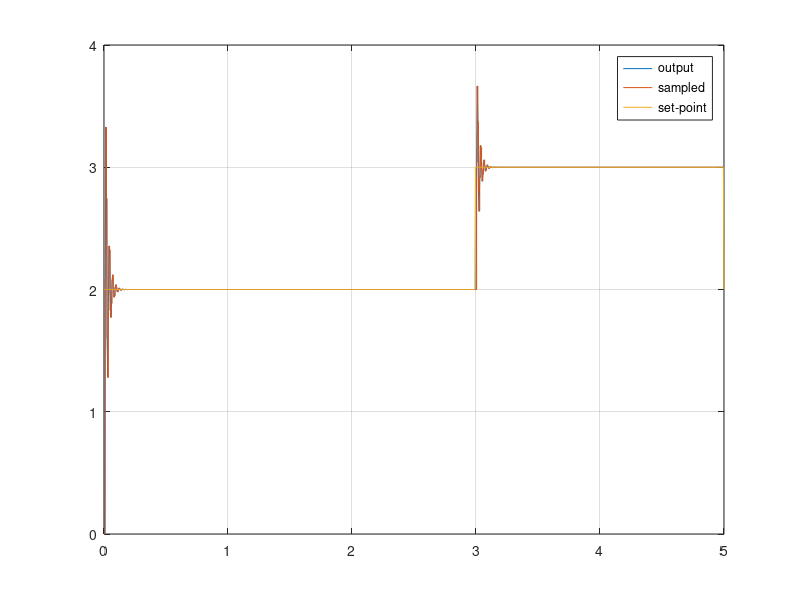
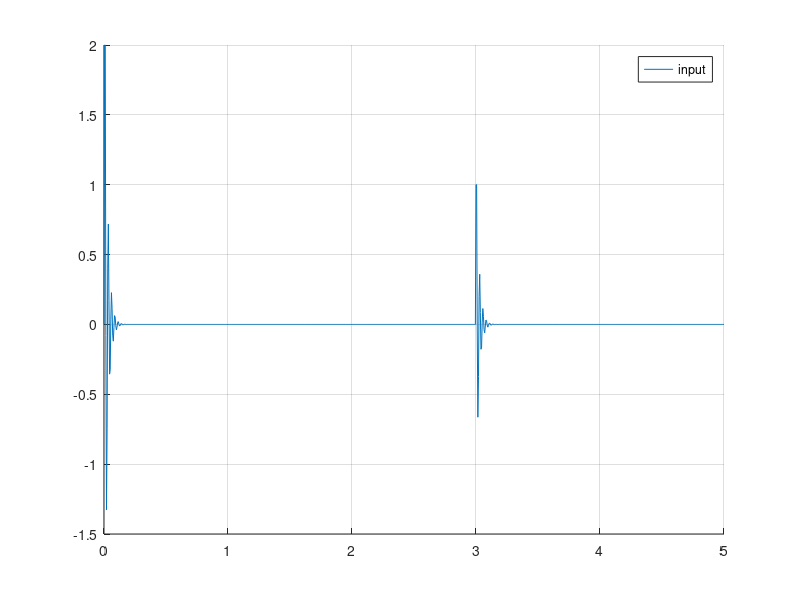

The MATLAB script that drew these images, in order:
clear all;

%% Parámetros de Simulación
Ts = 0.005;
Tf = 5;
Nsim = Tf/Ts;
t = 0:Ts:Tf;

%% Señal de Entrada - Set Point
r_sp = 2*ones(size(t));

%% Modelo en Espacio de Estados MagLev
R = 100e3;
C = 100e-6;

num = 1/(R*C);
den = [1 1/(R*C)];
[A, B, C, D] = tf2ss(num,den);
sys_ss = ss(A, B, C, D);

[SS_disc] = c2d(sys_ss, Ts);

%% Tamaño vectores Espacio de Estados
nx = length(sys_ss.A);

%% Asignación de Polos
pole1 = -0.2+j;
pole2 = -0.2-j;
p = [pole1 pole2];

%% Determinacion de la matriz K - caso en donde existe integrador
%%[K, prec] = place(SS_disc.A, SS_disc.B, p);

%% Determinación de la matriz K - caso en donde no existe integrador 
% Servosistema tipo 1 planta sin integrador
A_hat = [SS_disc.A zeros(nx, 1); -SS_disc.C 0];
B_hat = [SS_disc.B; 0];
p_new = p;
%K_hat = place(A_hat, B_hat, p_new);
K_hat = place(A_hat,B_hat, p);
K_new = K_hat(1:nx);
ki = K_hat(end);

%% Variables Iniciales
x0 = zeros(1, nx)';
x = ones(nx, Nsim + 1) .* x0;

% Salidas del simulador
yOut  = SS_disc.C*x0; 
tOut = 0;
uOut = 0;
dt = linspace(0, Ts, 10)';
integral_error = zeros(1, Nsim);
e = zeros(1, Nsim);
q = zeros(1, Nsim);
y_feedback = SS_disc.C*x0;

%% Representa el tiempo real, cuanto tiempo está corriendo el
% microcontrolador, el tiempo entre interrupciones el tiempo de muestreo
for k = 1:Nsim
    
    if k >= 3/Ts
        r_sp(k) = 3;
    end
    % Microcontrolador %
    e(k) = r_sp(k) - y_feedback;

    % Sin integrador  
%     u(k) = - K*x(:, k);

    % Con integrador, sin referencia
%     e(k) = y_feedback;
%     u(k) = -ki*y_feedback - K_new*x(:, k);

    % Con integrador
    u(k) = -ki*q(k) - K_new*x(:, k);

    u = u(k)*ones(1, numel(dt)); % ZOH de la U - DAC

    % Sistema en la vida real %
    [y, tsim, XssOut] = lsim(sys_ss, u, dt, x(:, k)); % XssOut es la salida del Espacio de Estados. Cambiar
    x(:, k+1) = XssOut(end, :)'; % x es el vector de estados
    q(k+1) = q(k) + e(k); % Integrador se obtiene con el modelo discretizado
    y_feedback = y(end, :); % Sampling - ADC

    tOut = [tOut (tsim' + t(k))];
    yOut = [yOut y'];
    uOut = [uOut e(k)];
end

%% Gráficos
figure(1)
plot(tOut, yOut);
hold on
stairs(t, SS_disc.C*x);
plot(t, r_sp);
legend('output', 'sampled', 'set-point')
grid on

figure(2)
hold on
plot(t, uOut)
legend('input')
grid on